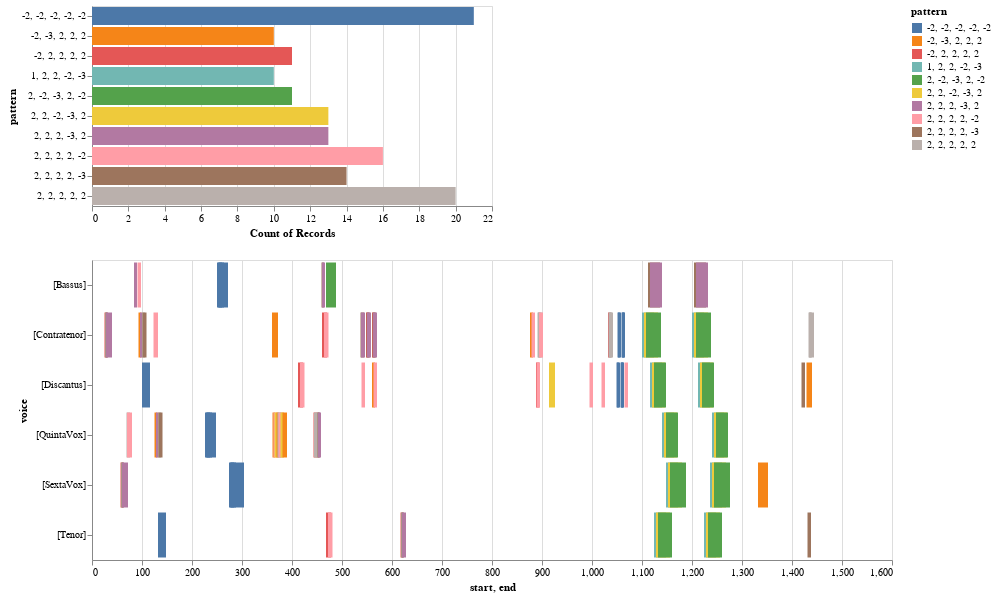

Notebook source saved alongside this figure:
### Code cell
viz.plot_ngrams_heatmap(ngrams, ngrams_duration, selected_patterns=mel_ngrams_top_patterns_list , voices=[])

### Figure 1 — Vega-Lite specification as saved in the notebook (floating-point values rounded to 4 significant figures; data arrays with more than 128 entries replaced by an {"elided": "..."} marker saying what was removed)
{"config": {"view": {"continuousWidth": 400, "continuousHeight": 300}}, "vconcat": [{"mark": "bar", "encoding": {"color": {"type": "nominal", "field": "pattern"}, "opacity": {"condition": {"value": 1, "selection": "selector014"}, "value": 0.2}, "x": {"type": "nominal", "aggregate": "count", "field": "pattern"}, "y": {"type": "nominal", "field": "pattern"}}, "selection": {"selector014": {"type": "multi", "fields": ["pattern"]}}}, {"mark": "bar", "encoding": {"color": {"type": "nominal", "field": "pattern"}, "opacity": {"condition": {"value": 1, "selection": "selector014"}, "value": 0.2}, "tooltip": [{"type": "quantitative", "field": "start"}, {"type": "quantitative", "field": "end"}, {"type": "nominal", "field": "pattern"}], "x": {"type": "quantitative", "field": "start"}, "x2": {"field": "end"}, "y": {"type": "nominal", "field": "voice"}}, "height": 300, "selection": {"selector014": {"type": "multi", "fields": ["pattern"]}}, "width": 800}], "data": {"name": "data-44cae4355f4daad4efb2f5655597ae84"}, "$schema": "https://vega.github.io/schema/vega-lite/v4.8.1.json", "datasets": {"data-44cae4355f4daad4efb2f5655597ae84": {"elided": "139 records"}}}
